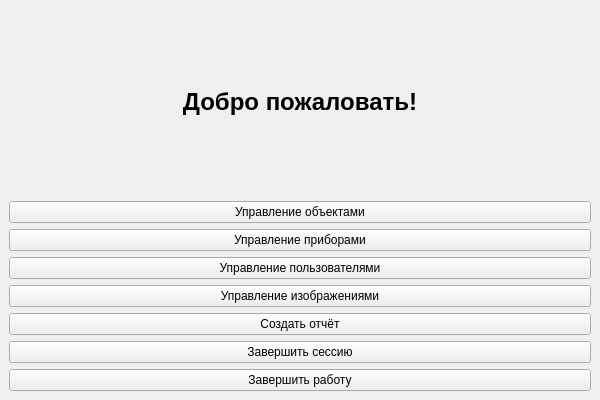
<?xml version="1.0" encoding="UTF-8"?>
<ui version="4.0">
 <class>MainWindow</class>
 <widget class="QMainWindow" name="MainWindow">
  <property name="geometry">
   <rect>
    <x>0</x>
    <y>0</y>
    <width>600</width>
    <height>400</height>
   </rect>
  </property>
  <property name="windowTitle">
   <string>Главное меню</string>
  </property>
  <widget class="QWidget" name="centralwidget">
   <layout class="QVBoxLayout" name="verticalLayout">
    <item>
     <widget class="QLabel" name="welcomeLabel">
      <property name="text">
       <string>Добро пожаловать!</string>
      </property>
      <property name="alignment">
       <set>Qt::AlignCenter</set>
      </property>
      <property name="font">
       <font>
        <pointsize>18</pointsize>
        <bold>true</bold>
       </font>
      </property>
     </widget>
    </item>
    <item>
     <widget class="QPushButton" name="objectsButton">
      <property name="text">
       <string>Управление объектами</string>
      </property>
      <property name="minimumHeight">
       <number>40</number>
      </property>
     </widget>
    </item>
    <item>
     <widget class="QPushButton" name="devicesButton">
      <property name="text">
       <string>Управление приборами</string>
      </property>
      <property name="minimumHeight">
       <number>40</number>
      </property>
     </widget>
    </item>
    <item>
     <widget class="QPushButton" name="usersButton">
      <property name="text">
       <string>Управление пользователями</string>
      </property>
      <property name="minimumHeight">
       <number>40</number>
      </property>
     </widget>
    </item>
    <item>
     <widget class="QPushButton" name="imagesButton">
      <property name="text">
       <string>Управление изображениями</string>
      </property>
      <property name="minimumHeight">
       <number>40</number>
      </property>
     </widget>
    </item>
    <item>
     <widget class="QPushButton" name="createReportButton">
      <property name="text">
       <string>Создать отчёт</string>
      </property>
      <property name="minimumHeight">
       <number>40</number>
      </property>
     </widget>
    </item>
    <item>
     <widget class="QPushButton" name="logoutButton">
      <property name="text">
       <string>Завершить сессию</string>
      </property>
      <property name="minimumHeight">
       <number>30</number>
      </property>
     </widget>
    </item>
    <item>
     <widget class="QPushButton" name="backButton">
      <property name="text">
       <string>Завершить работу</string>
      </property>
      <property name="minimumHeight">
       <number>30</number>
      </property>
     </widget>
    </item>
   </layout>
  </widget>
 </widget>
 <resources/>
 <connections/>
</ui>
